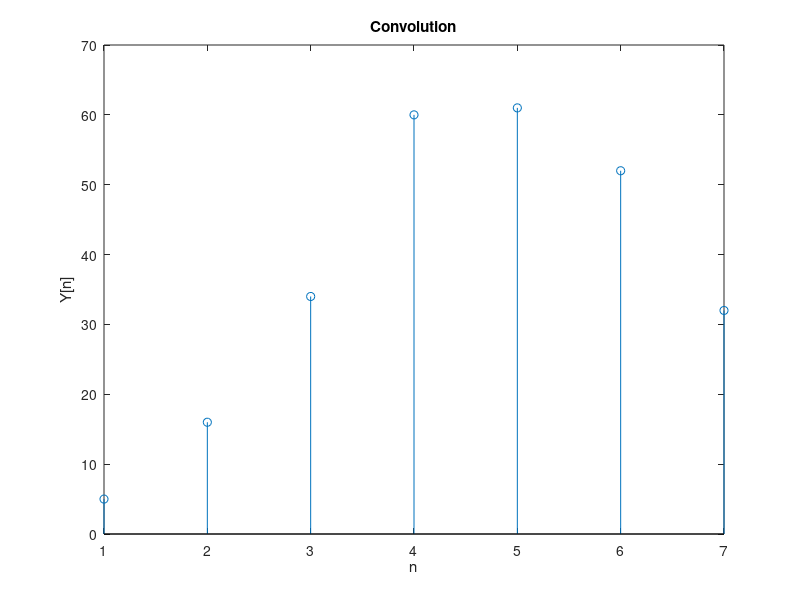

MATLAB code to generate this figure:
clc;
clear all;
close all;
x=input("Enter x:")
h=input("Enter h:")
m=length(x);
n=length(h);
X=[x,zeros(1,n)];
H=[h,zeros(1,m)];
for i=1:n+m-1
    Y(i)=0;
    for j=1:m
        if(i-j+1>0)
            Y(i)=Y(i)+X(j)*H(i-j+1);
        end
    end
end
disp(Y)
figure
stem(Y);
xlabel("n");ylabel("Y[n]");title("Convolution")

% using inbuilt command
clc;
close all;
clear all;
x=[1 2 3 4 ];
h=[5 6 7 8];
z=conv(x,h)
stem(z);
xlabel("n");ylabel("Y[n]");title("Convolution")
